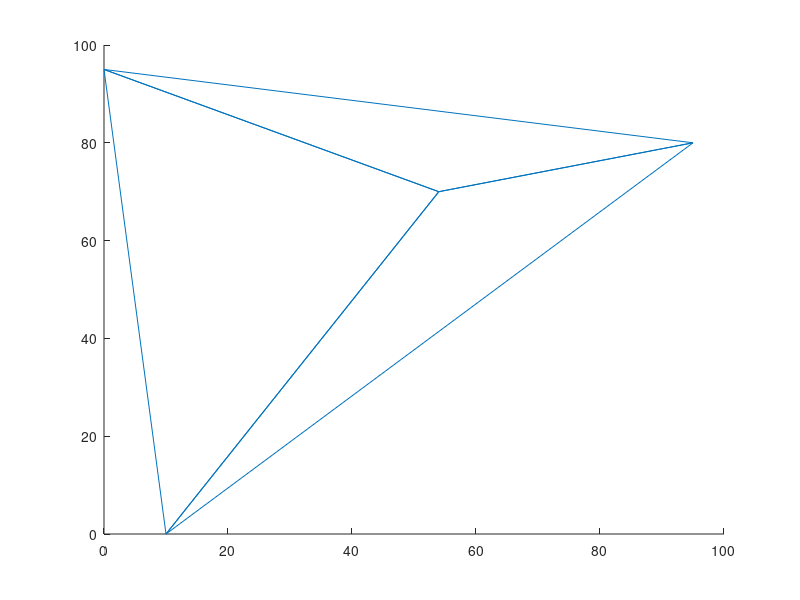

This chart was generated by the following MATLAB code:
clear all;
clc
close all;

xA=10
yA=0
zA=100

xB=95
yB=80
zB=100

xC=0
yC=95
zC=100

x=31
y=42
z=100

xn=54
yn=70
zn=100

delta_x=abs(x-xn)
delta_y=abs(y-yn)
delta_z=abs(z-zn)

laenge=100

for i=1:laenge
  
  clf

  line([xA,xB],[yA,yB])       #Ecke zu Ecke
  line([xB,xC],[yB,yC])
  line([xC,xA],[yC,yA])

  line([xA,x+(delta_x/laenge)*i],[yA,y+(delta_y/laenge)*i])
  line([xB,x+(delta_x/laenge)*i],[yB,y+(delta_y/laenge)*i])
  line([xC,x+(delta_x/laenge)*i],[yC,y+(delta_y/laenge)*i])

  line([xA,xn],[yA,yn])       #Zielvektoren
  line([xB,xn],[yB,yn])
  line([xC,xn],[yC,yn])

  pause(0.001)
  
end

